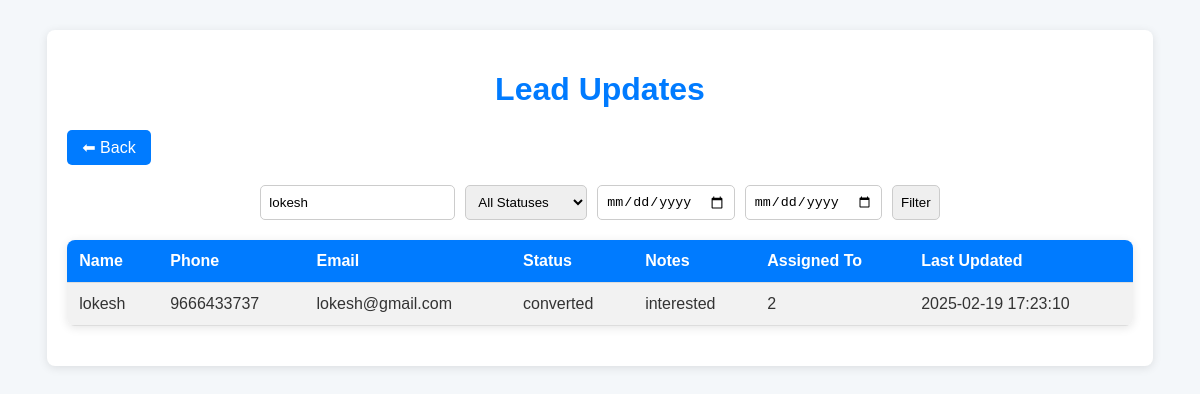
The page /lead_updates.php?name=lokesh on the database its author committed.
### tables this page shows
CREATE TABLE `leads` (
  `id` int(11) NOT NULL,
  `name` varchar(100) NOT NULL,
  `phone` varchar(15) NOT NULL,
  `status` enum('new','contacted','converted','not interested') DEFAULT 'new',
  `notes` text DEFAULT NULL,
  `assigned_to` int(11) DEFAULT NULL,
  `email` varchar(255) DEFAULT NULL,
  `lead_name` varchar(255) DEFAULT NULL,
  `telecaller_id` int(11) DEFAULT NULL,
  `updated_at` timestamp NOT NULL DEFAULT current_timestamp() ON UPDATE current_timestamp()
);

### lead_updates.php (the view, shortened to what this page needs)
<?php
include('db_connection.php');
$name_filter = $_GET['name'] ?? '';
$start_date = $_GET['start_date'] ?? '';
$end_date = $_GET['end_date'] ?? '';
$query = "SELECT id, name, phone, email, status, notes, assigned_to, updated_at FROM leads WHERE 1";
if (!empty($name_filter)) {
    $query .= " AND name LIKE '%" . $conn->real_escape_string($name_filter) . "%'";
}
$query .= " ORDER BY updated_at DESC";
$leads = $conn->query($query);
?>
<!DOCTYPE html>
<html lang="en">
<head>
</head>
<body>
    <div class="container">
        <h1>Lead Updates</h1>
        <a href="javascript:history.back()" class="back-btn">⬅ Back</a>
        <form method="GET" class="filters">
            <input type="text" name="name" placeholder="Search by Name" value="<?= htmlspecialchars($name_filter) ?>">
            <select name="status">
                <option value="">All Statuses</option>
            </select>
            <input type="date" name="start_date" value="<?= htmlspecialchars($start_date) ?>">
            <input type="date" name="end_date" value="<?= htmlspecialchars($end_date) ?>">
            <button type="submit">Filter</button>
        </form>
        <table>
            <tr>
                <th>Name</th>
                <th>Phone</th>
                <th>Email</th>
                <th>Status</th>
                <th>Notes</th>
                <th>Assigned To</th>
                <th>Last Updated</th>
            </tr>
            <?php while ($lead = $leads->fetch_assoc()): ?>
                <tr>
                    <td><?= htmlspecialchars($lead['name']); ?></td>
                    <td><?= htmlspecialchars($lead['phone']); ?></td>
                    <td><?= htmlspecialchars($lead['email']); ?></td>
                    <td><?= htmlspecialchars($lead['status']); ?></td>
                    <td><?= htmlspecialchars($lead['notes']); ?></td>
                    <td><?= htmlspecialchars($lead['assigned_to'] ?? 'Unassigned'); ?></td>
                    <td><?= htmlspecialchars($lead['updated_at']); ?></td>
                </tr>
            <?php endwhile; ?>
        </table>
    </div>
</body>
</html>

### lead_updates.php (style rules this page uses)
body { font-family: Arial, sans-serif; background-color: #f4f7fa; color: #333; }
.container { width: 90%; margin: 30px auto; background-color: #fff; padding: 20px; border-radius: 8px; box-shadow: 0 2px 10px rgba(0, 0, 0, 0.1); }
h1 { text-align: center; color: #007bff; }
.filters { display: flex; gap: 10px; justify-content: center; margin-bottom: 20px; }
.filters input, .filters select, .filters button { padding: 8px; border: 1px solid #ccc; border-radius: 5px; }
table { width: 100%; border-collapse: collapse; margin: 20px 0; font-size: 1rem; border-radius: 8px; overflow: hidden; box-shadow: 0 2px 10px rgba(0, 0, 0, 0.1); }
table th, table td { padding: 12px; text-align: left; border-bottom: 1px solid #ddd; }
table th { background-color: #007bff; color: #fff; }
table tr:nth-child(even) { background-color: #f2f2f2; }
.back-btn { display: inline-block; margin-bottom: 20px; padding: 8px 15px; background: #007bff; color: white; text-decoration: none; border-radius: 5px; }

### rows shown on the page
leads: name "lokesh", phone "9666433737", email "lokesh@gmail.com", status "converted", notes "interested", assigned_to "2", updated_at "2025-02-19 17:23:10"
